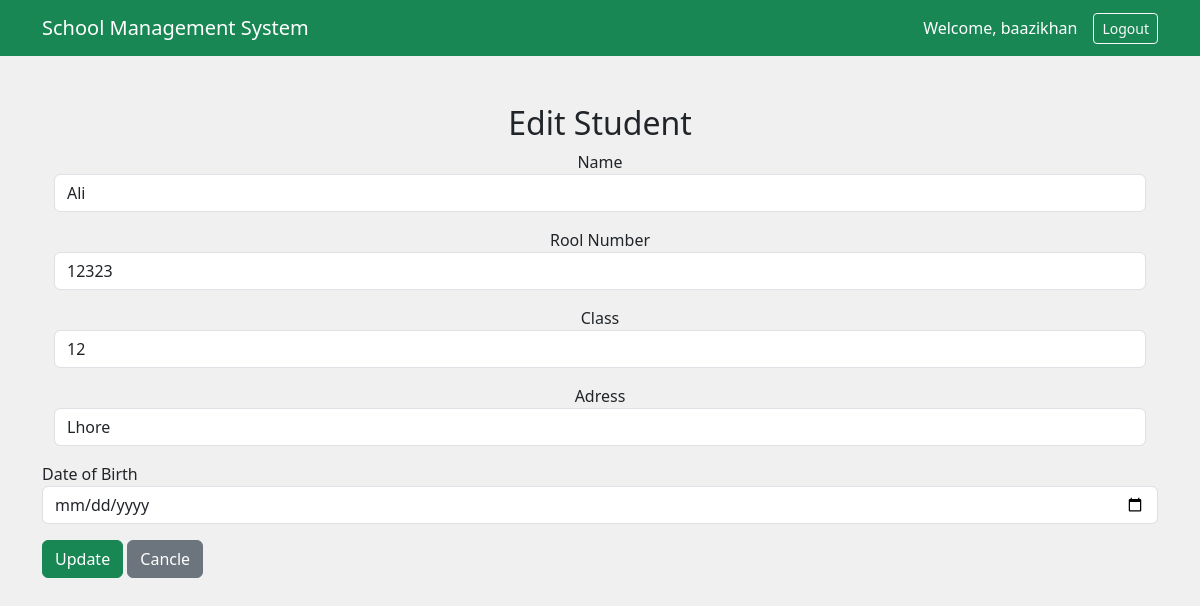
Page /students/edit/4/ (signed in) on the committed database.
### student/models.py (models this page shows, shortened)
class Student(models.Model):
    name = models.CharField(max_length=100)
    rool_no = models.IntegerField(unique=True)
    student_class = models.CharField(max_length=50)
    date_of_of_birth = models.DateField(null=True, blank=True)
    adress = models.TextField()

### student/views.py (the view, shortened to what this page needs)
# urls.py: path('edit/<int:id>/', views.edit_student, name='edit_student'),
@login_required
def edit_student(request,id):
    student = get_object_or_404(Student,id=id)
    return render(request, 'student/edit_student.html',{'student': student})

### templates/student/edit_student.html (shortened to what this page needs)
{% extends "base.html" %}
{% block content %}
<div class="container text-center mt-5">
   <h2>Edit Student</h2>
    <form method="POST">
        <div class="mb-3">
            <label>Name</label>
            <input type="text" name="name" class="form-control" value="{{ student.name }}" required>
        </div>
        <div class="mb-3">
            <label>Rool Number</label>
            <input type="text" name="rool_no" class="form-control" value="{{ student.rool_no }}" required>
        </div>        <div class="mb-3">
            <label>Class</label>
            <input type="text" name="student_class" class="form-control" value="{{ student.student_class }}" required>
        </div>        <div class="mb-3">
            <label>Adress</label>
            <input type="text" name="adress" class="form-control" value="{{ student.adress }}" required>
        </div>
         </div>
         <div class="mb-3">
            <label>Date of Birth</label>
            <input type="date" name="date_of_of_birth" class="form-control" value="{{ student.date_of_of_birth }}" required>
        </div>
        <button type="submit" class="btn btn-success">Update</button>
        <a href="{% url 'student_list' %}" class="btn btn-secondary">Cancle</a>
</div>
{% endblock %}

### templates/base.html (shortened to what this page needs)
{% load static %}
<!DOCTYPE html>
<html>
    <head>
     <link href="https://cdn.jsdelivr.net/npm/bootstrap@5.3.3/dist/css/bootstrap.min.css" rel="stylesheet">
     <link rel="stylesheet" href="{% static 'css/style.css' %}">
    </head>
    <body>
    <nav class="navbar navbar-expand-lg navbar-dark bg-success mb-4">
    <div class="container">
        <a class="navbar-brand" href="#">School Management System</a>
        <div class="ms-auto d-flex align-items-center">
            {% if user.is_authenticated %}
                <span class="text-white me-3">Welcome, {{ user.username }}</span>
                <form method="POST" action="{% url 'logout' %}">
                    <button type="submit" class="btn btn-outline-light btn-sm">Logout</button>
                </form>
            {% else %}
                <a href="{% url 'login' %}" class="btn btn-outline-light btn-sm">Login</a>
            {% endif %}
        </div>
    </div>
</nav>
            <div class="container">
                {% block content %}
                {% endblock %}
    </body>
</html>

### static/css/style.css (style rules this page uses)
body { background-color: #f0f0f0; }

### rows in the picture
Student: name "Ali", rool_no "12323", student_class "12", adress "Lhore"

### other values in the picture
{{ user.username }} "baazikhan"
